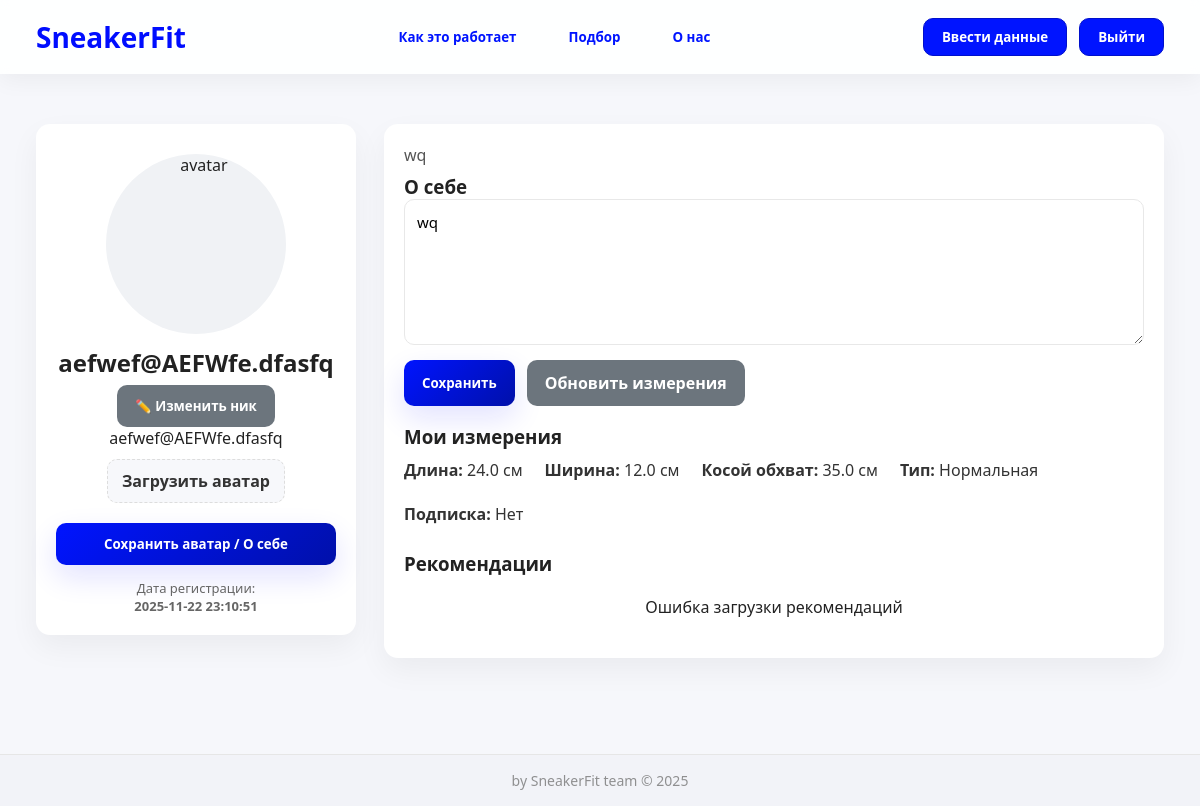
The page /profile (signed in) on the database as committed earlier.
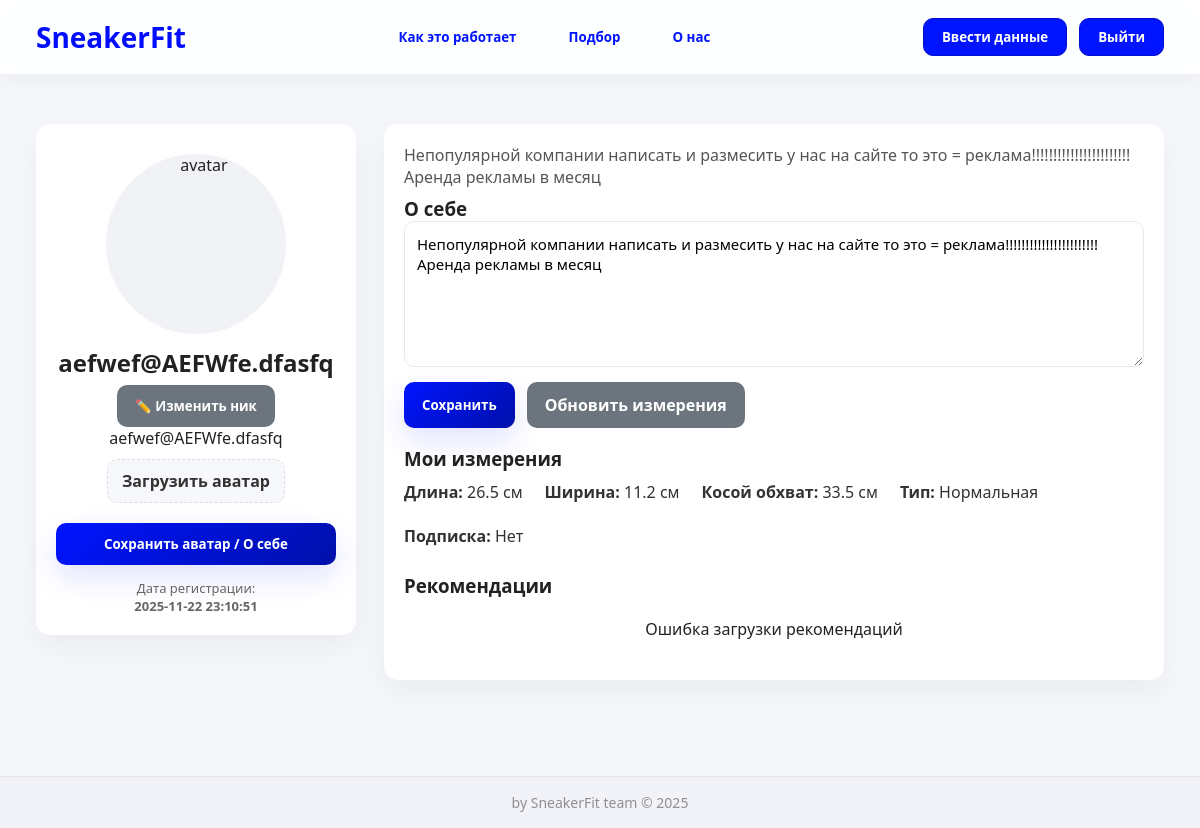
The same page on the database as committed later.
### tables this page shows
CREATE TABLE users (
            id INTEGER PRIMARY KEY AUTOINCREMENT,
            username TEXT NOT NULL,
            email TEXT UNIQUE NOT NULL,
            password TEXT NOT NULL,
            registration_date TEXT,
            registration_type TEXT,
            subscription INTEGER DEFAULT 0,
            foot_length REAL,
            foot_width REAL,
            arch TEXT,
            oblique_circumference REAL,
            foot_type TEXT,
            avatar TEXT,
            about TEXT DEFAULT ''
        );

### app.py (the view)
@app.route('/profile')
def profile():
    if not session.get('user_logged_in'):
        return redirect('/loggin')
    user = get_user_by_email(session.get('user_email'))
    return render_template('profile.html', user=user)

### database.py (called while the page is built)
def get_connection():
    conn = sqlite3.connect(DB_FILE)
    conn.row_factory = sqlite3.Row
    return conn

### user_service.py (called while the page is built)
def get_user_by_email(email):
    conn = get_connection()
    cursor = conn.cursor()
    try:
        cursor.execute("SELECT * FROM users WHERE email = ?", (email,))
        row = cursor.fetchone()
        if row:
            return dict(row)
        return None
    except Exception as e:
        print(f"Error getting user by email: {e}")
        return None
    finally:
        conn.close()

### templates/profile.html (shortened to what this page needs)
<!DOCTYPE html>
<html lang="ru">
<head>
    <link rel="stylesheet" href="{{ url_for('static', filename='style.css') }}">
</head>
<body>
<div class="main-content">
<div class="topbar">
    <a href="/" style="text-decoration: none;">
        <div class="logo">SneakerFit</div>
    </a>
    <div class="center-menu">
        <a href="/how"><button class="ghost-btn">Как это работает</button></a>
        <a href="/fit"><button class="ghost-btn">Подбор</button></a>
        <a href="/about"><button class="ghost-btn">О нас</button></a>
    </div>
    <div class="right-menu">
        <a href="/measure"><button class="nav-btn">Ввести данные</button></a>
        <a href="/logout"><button class="nav-btn">Выйти</button></a>
    </div>
</div>
<div class="profile-page" style="animation: fadeIn 0.5s ease;">
    <div class="profile-grid">
        <aside class="profile-card">
            <div class="avatar-wrap">
                {% if user.avatar %}
                    <img id="avatarPreview" src="/{{ user.avatar }}" alt="avatar">
                {% else %}
                    <img id="avatarPreview" src="{{ url_for('static', filename='no-avatar.png') }}" alt="avatar">
                {% endif %}
            </div>
            <h2>{{ user.username }}</h2>
            <button onclick="document.getElementById('nickEdit').style.display='block'" class="btn btn-secondary" style="margin-top:6px;">✏️ Изменить ник</button>
            <p class="email">{{ user.email }}</p>
            <form id="avatarForm" action="{{ url_for('profile_update') }}" method="POST" enctype="multipart/form-data">
                <label class="fake-file">
                    Загрузить аватар
                </label>
                <button type="submit" class="btn btn-primary" style="width:100%; margin-top:12px;">Сохранить аватар / О себе</button>
            </form>
            <p class="registered">Дата регистрации: <br> <strong>{{ user.registration_date }}</strong></p>
        </aside>
        <main class="profile-main">
            <p style="margin-bottom:8px; color:#555;">{{ user.about or "Пока ничего не написано..." }}</p>
            <section class="about">
                <h3>О себе</h3>
                <form id="aboutForm" action="{{ url_for('profile_update') }}" method="POST">
                    <textarea name="about" id="aboutTextarea" rows="6" placeholder="Напишите о себе...">{{ user.about }}</textarea>
                    <div style="display:flex; gap:12px; margin-top:10px;">
                        <button type="submit" class="btn btn-primary">Сохранить</button>
                        <a href="{{ url_for('measure') }}" class="btn btn-secondary">Обновить измерения</a>
                    </div>
                </form>
            </section>
            <section class="measurements" style="margin-top:18px;">
                <h3>Мои измерения</h3>
                <div class="measure-row">
                    <div><strong>Длина:</strong> {{ user.foot_length or '-' }} см</div>
                    <div><strong>Ширина:</strong> {{ user.foot_width or '-' }} см</div>
                    <div><strong>Косой обхват:</strong> {{ user.oblique_circumference or '-' }} см</div>
                    <div><strong>Тип:</strong> {{ user.foot_type or '-' }}</div>
                    <p><strong>Подписка:</strong> {{ 'Активна' if user.subscription else 'Нет' }}</p>
                </div>
            </section>
            <section class="recommendations" style="margin-top:26px;">
                <h3>Рекомендации</h3>
                <div id="profile-recommendations">
                </div>
            </section>
        </main>
    </div>
</div>
<div class="main-content">
<footer class="global-footer">
    <p>by SneakerFit team © 2025</p>
</footer>
</body>
</html>

Rows that differ between the two databases and show on the page:
changed users "aefwef@AEFWfe.dfasfq": about "wq" → "Непопулярной компании написать и размесить у нас на сайте то это = реклама!!!!!!!!!!!!!!!!!!!!!!! Аренда рекламы в месяц"; foot_length "24.0" → "26.5"; foot_width "12.0" → "11.2"; oblique_circumference "35.0" → "33.5"
